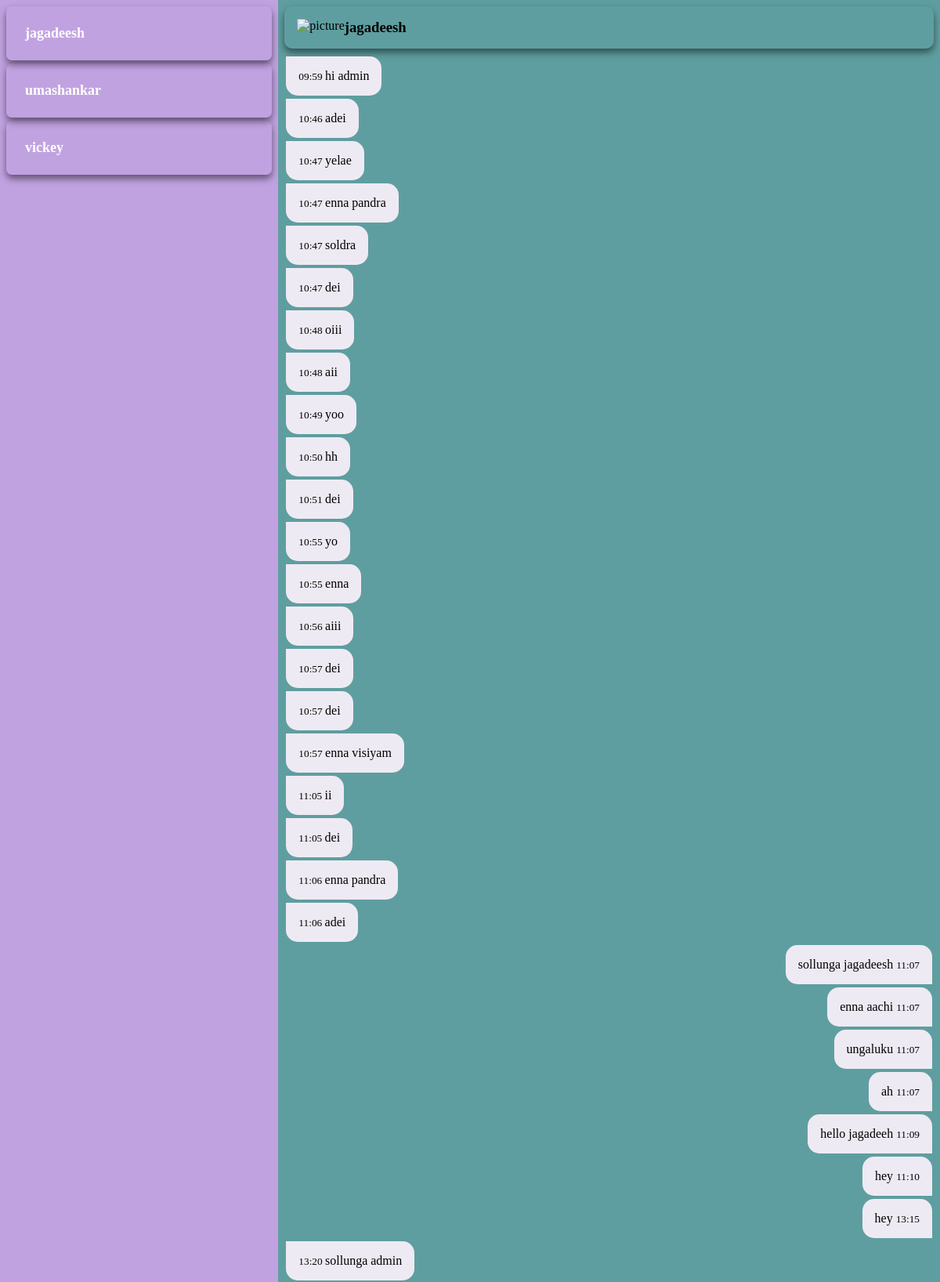
The page /chatroom/2/ (signed in, upper part) on the database its author committed.
### chatapp/models.py (models this page shows, shortened)
class Message(models.Model):
    sender=models.ForeignKey(User,on_delete=models.CASCADE,related_name="sender")
    receiver=models.ForeignKey(User,on_delete=models.CASCADE,related_name="receiver")
    message=models.TextField()
    is_read=models.BooleanField(default=False)
    timestamp=models.DateTimeField(auto_now_add=True)

### chatapp/views.py (the view)
# urls.py: path('chatroom/<str:receiver>/',views.chatroom,name="chat_room"),
def chatroom(request,receiver):
    users=User.objects.exclude(username=request.user)
    receiver=User.objects.get(id=receiver)
    sender=request.user
    message=Message.objects.filter(sender=sender,receiver=receiver)|Message.objects.filter(sender=receiver,receiver=sender).order_by('timestamp')
    unread_msg=Message.objects.filter(receiver=request.user,is_read=False)
    for unread in unread_msg:
        unread.is_read=True
        unread.save()
    return render(request,'chatroom.html',{"message": message,"sender": sender,"receiver": receiver,'users':users})

### template/chatroom.html (shortened to what this page needs)
<!DOCTYPE html>
<html lang="en">
    {% load static %}
<head>
    <link rel="stylesheet" href="{% static 'style.css' %}">
</head>
<body>
    <div class="container">
        <div id="users">
            <ul>
                {% for users in users %}
                <a href="{% url 'chat_room' receiver=users.id %}"><li id="userlist">{{users.username}}</li></a>
                {% endfor %}
            </ul>
        </div>
        <div id="chatroom">
            <div id="receiver-profile">
                <div id="img">
                    <img src="" alt="picture">
                </div>
                <div id="name">
                    <h3>{{receiver.username}}</h3>
                </div>
            </div>
            <div class="message">
                <table class="table" style="width: 100%;position: relative;;">
                    <tbody id='chat-body'>
                        {% for message in message %}
                        {% if message.sender == request.user %}
                        <tr id="sender" style="width: 100%">
                            <td >
                                <p style="float: right;">
                                    {{message.message}}
                                    <small>
                                        {{message.timestamp|time:'H:i'}}
                                    </small>
                                </p>
                            </td>
                        </tr>
                        {% else %}
                        <tr id="receiver"  >
                            <td >
                                <p style="float: left;">
                                    <small>
                                        {{message.timestamp|time:'H:i'}}
                                    </small>
                                   {{message.message}}
                                </p>
                            </td>
                        </tr>
                        {% endif %}
                        {% endfor %}
                    </tbody>
                </table>
            </div>
        </div>
        </div>
</body>
</html>

### static/style.css (style rules this page uses)
* { padding: 0%; margin: 0%; box-sizing: border-box; text-decoration: none; }
.container { background-color: cadetblue; height: 100vh; display: flex; }
#users { background-color: rgb(193, 162, 225); width: 30%; padding: 0.5rem 0.5rem; overflow-y: scroll; }
#users ul li { list-style: none; padding: 1.5rem ; border-radius: 7px; background-color: transparent; margin-bottom: 4px; color: white; font-size: large ; font-weight:bold ; box-shadow: 0px 5px 10px 0px rgba(0,0,0,0.5); cursor: pointer; }
#users { -ms-overflow-style: none; scrollbar-width: none; }
#chatroom { width: 70%; height: auto; margin: 0.5rem 0.5rem; }
.message { overflow-y: scroll; scroll-behavior: smooth; width: auto; height: 80vh; padding-bottom: 0.5rem; padding-top: 0.5rem; }
.message { -ms-overflow-style: none; scrollbar-width: none; }
#receiver-profile { text-align: center; display: flex; background-color: transparent; border-radius: 10px; padding: 1rem 1rem; box-shadow: 0px 5px 10px 0px rgba(0,0,0,0.5); }
#sender td p { background-color: rgb(238, 234, 243); padding: 1rem; border-radius: 15px 15px 0px 15px; margin-bottom: 2px; }
#receiver td p { background-color: rgb(238, 234, 243); padding: 1rem; border-radius: 0px 15px 15px 15px; margin-bottom: 2px; }

### rows shown on the page
Message: timestamp "09:59", message "hi admin"
Message: timestamp "10:46", message "adei"
Message: timestamp "10:47", message "yelae"
Message: timestamp "10:47", message "enna pandra"
Message: timestamp "10:47", message "soldra"
Message: timestamp "10:47", message "dei"
Message: timestamp "10:48", message "oiii"
Message: timestamp "10:48", message "aii"
Message: timestamp "10:49", message "yoo"
Message: timestamp "10:50", message "hh"
Message: timestamp "10:51", message "dei"
Message: timestamp "10:55", message "yo"
Message: timestamp "10:55", message "enna"
Message: timestamp "10:56", message "aiii"
Message: timestamp "10:57", message "dei"
Message: timestamp "10:57", message "dei"
Message: timestamp "10:57", message "enna visiyam"
Message: timestamp "11:05", message "ii"
Message: timestamp "11:05", message "dei"
Message: timestamp "11:06", message "enna pandra"
Message: timestamp "11:06", message "adei"
Message: message "sollunga jagadeesh", timestamp "11:07"
Message: message "enna aachi", timestamp "11:07"
Message: message "ungaluku", timestamp "11:07"
Message: message "ah", timestamp "11:07"
Message: message "hello jagadeeh", timestamp "11:09"
Message: message "hey", timestamp "11:10"
Message: message "hey", timestamp "13:15"
Message: timestamp "13:20", message "sollunga admin"

### other values the page prints
{{ users.username }} "jagadeesh"
{{ users.username }} "umashankar"
{{ users.username }} "vickey"
{{ receiver.username }} "jagadeesh"
